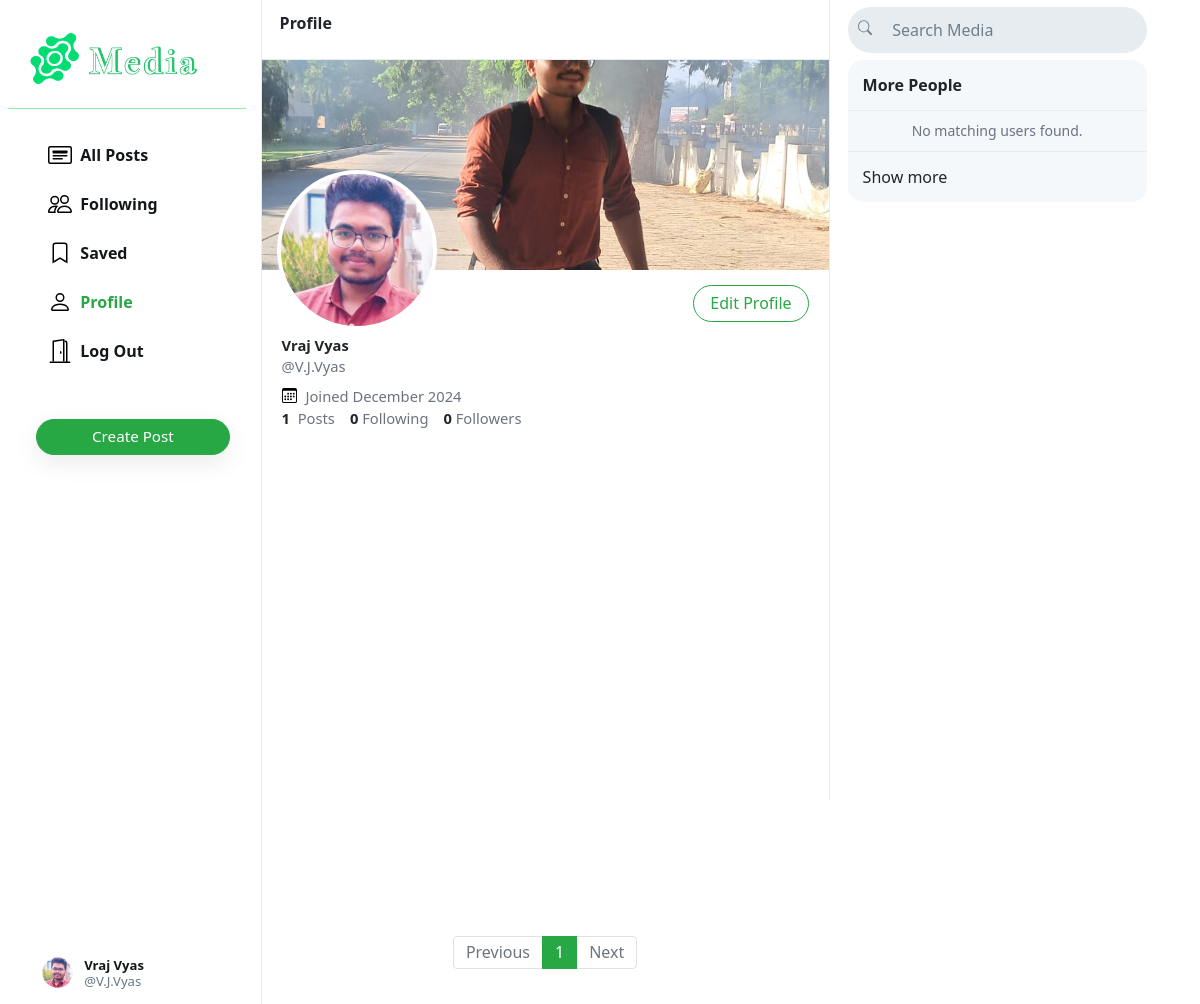
Before: /V.J.Vyas (signed in) with the older database file.
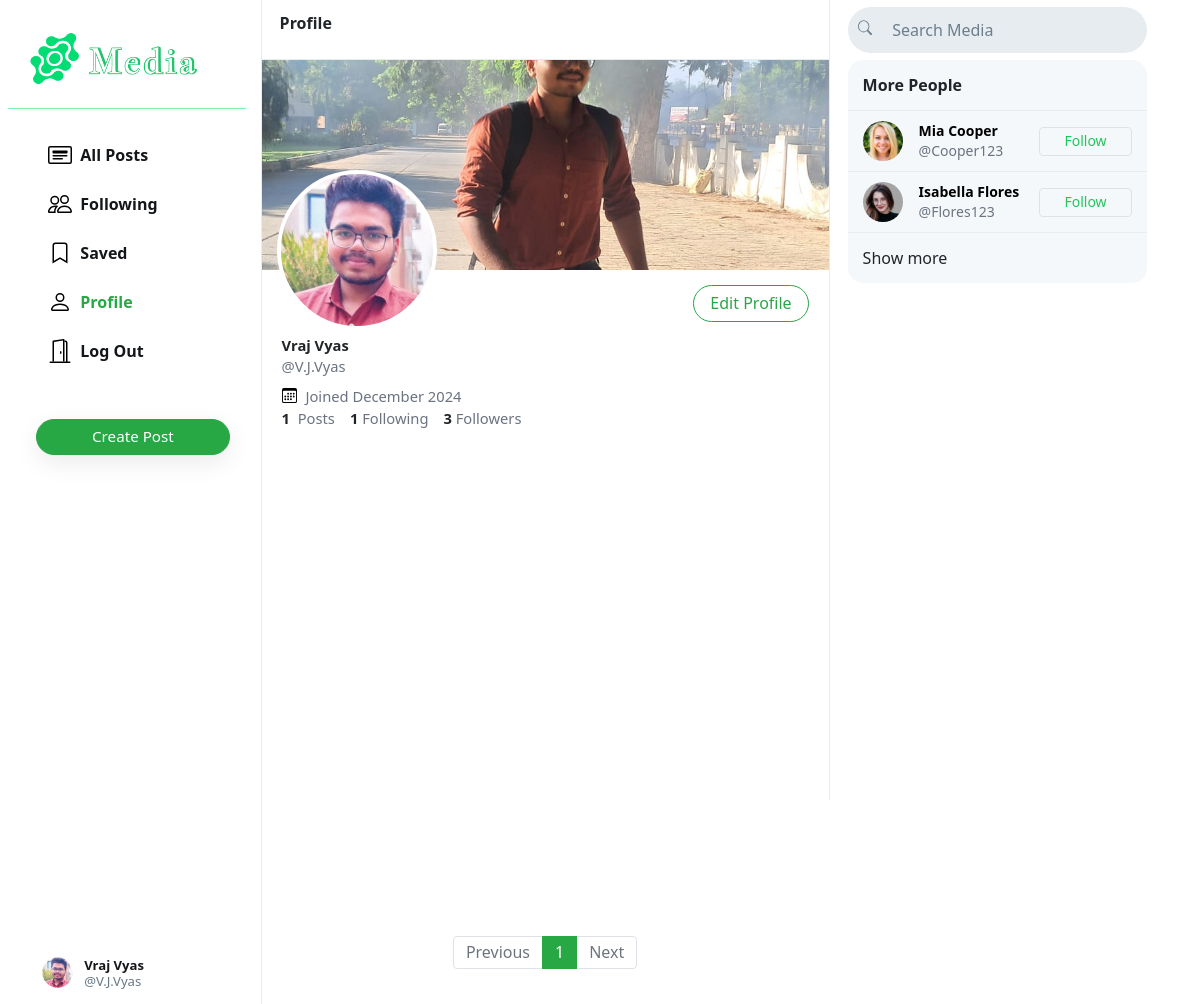
After: the same page with the newer database file.
### Media/models.py (models this page shows, shortened)
class User(AbstractUser):
    profile_pic = models.ImageField(upload_to='profile_pic/')
    bio = models.TextField(max_length=160, blank=True, null=True)
    cover = models.ImageField(upload_to='covers/', blank=True)
    groups = models.ManyToManyField(
        'auth.Group',
        related_name='media_user_set',  # Custom related_name for the reverse accessor
        blank=True
    )
    user_permissions = models.ManyToManyField(
        'auth.Permission',
        related_name='media_user_permissions',  # Custom related_name for the reverse accessor
        blank=True
    )

### Media/views.py (the view)
# urls.py: path("<str:username>", views.profile, name='profile'),
def profile(request, username):
    user = User.objects.get(username=username)
    all_posts = Post.objects.filter(creater=user).order_by('-date_created')
    paginator = Paginator(all_posts, 10)
    page_number = request.GET.get('page')
    if page_number == None:
        page_number = 1
    posts = paginator.get_page(page_number)
    followings = []
    suggestions = []
    follower = False
    if request.user.is_authenticated:
        followings = Follower.objects.filter(followers=request.user).values_list('user', flat=True)
        suggestions = User.objects.exclude(pk__in=followings).exclude(username=request.user.username).order_by("?")[:6]
        if request.user in Follower.objects.get(user=user).followers.all():
            follower = True
    follower_count = Follower.objects.get(user=user).followers.all().count()
    following_count = Follower.objects.filter(followers=user).count()
    return render(request, 'Media/profile.html', {
        "username": user,
        "posts": posts,
        "posts_count": all_posts.count(),
        "suggestions": suggestions,
        "page": "profile",
        "is_follower": follower,
        "follower_count": follower_count,
        "following_count": following_count
    })

### Media/templates/Media/profile.html (shortened to what this page needs)
{% extends 'Media/index.html' %}
{% load static %}
{% block profile %}
    <div class="profile-view" data-user="{{username.username}}">
        <div class="h-[210px] bg-cover bg-center bg-no-repeat bg-[#ccd6dd]" style="background-image: url(/Media/{{username.cover}})"></div>
        <div class="absolute w-[160px] h-[160px] left-[15px] top-[110px] rounded-full border-4 border-white bg-white bg-cover bg-center bg-no-repeat" style="background-image: url(/Media/{{username.profile_pic}})"></div>
        <div class="p-[15px_20px]">
            <div>
                {% if user.username == username.username %}
                    <button class="btn btn-outline-success float-right" id="edit-profile-btn">Edit Profile</button>
                {% elif is_follower %}
                    <button class="btn btn-success float-right" onclick="unfollow_user(this,'{{username.username}}','edit_page')" id="following-btn">Following</button>
                {% else %}
                    <button class="btn btn-outline-success float-right" onclick="follow_user(this,'{{username.username}}','edit_page')" id="follow-btn">Follow</button>
                {% endif %}
            </div>
            <div class="mt-[52px] text-[.92em]">
                <h5 class="font-bold mb-0">{{username.first_name}} {{username.last_name}}</h5>
                <div class="text-gray-500">@{{username.username}}</div>
                <div class="text-gray-500 flex justify-start items-center py-[8px_0px]">
                  <img src="{% static 'Media/images/calender.svg' %}" class="w-[15px] h-[15px] mr-[5px]">
                    &nbsp;Joined {{username.date_joined | date:"F Y"}}
                </div>
                <div>
                    <strong>
                        {{posts_count}}
                    </strong>
                    &nbsp;<span class="text-gray-500">Posts</span>
                    <a href="#">
                        <strong id="following__count">{{following_count | default:0}}</strong>&nbsp;<span class="text-gray-500">Following</span>
                    </a>
                    <a href="#">
                        <strong id="follower__count">{{follower_count | default:0}}</strong>&nbsp;<span class="text-gray-500">Followers</span>
                    </a>
                </div>
            </div>
        </div>
    </div>
{% endblock %}

### Media/templates/Media/layout.html (shortened to what the changed rows need)
{% load static %}
{% load static tailwind_tags %}
<!DOCTYPE html>
<html lang="en">
    <head>
        <link rel="stylesheet" href="https://stackpath.bootstrapcdn.com/bootstrap/4.4.1/css/bootstrap.min.css">
        <link href="{% static 'Media/styles.css' %}" rel="stylesheet">
        {% tailwind_css %}
    </head>
    <body>
        <div class="body" data-page="{{page}}">
            {% block body %}
            {% endblock %}
            <div class="right-div">
                <div class="h-[92.5vh] overflow-auto px-[1.5vw]">
                    {% if user.is_authenticated %}
                    <div class="rounded-[15px] overflow-hidden bg-[#f5f8fa]">
                        <div class="px-[15px] py-[13px] font-extrabold border-b-[0.5px] border-[#e6ecf0]">
                            {% if query %} Search Result {% else %} More People {% endif %}
                        </div>
                        {% if suggestions %}
                            {% for suggestion in suggestions %}
                            <div class="flex items-center px-[15px] py-[10px] text-sm border-b-[0.5px] border-[#e6ecf0] hover:bg-[#edf0f4] cursor-pointer transition duration-200">
                                <div>
                                    <a href="{% url 'profile' suggestion.username %}">
                                        <div class="w-[40px] h-[40px] bg-center bg-cover rounded-full" style="background-image: url(/Media/{{ suggestion.profile_pic }})"></div>
                                    </a>
                                </div>
                                <div class="flex-1 ml-3">
                                    <a href="{% url 'profile' suggestion.username %}" class="text-black no-underline">
                                        <div class="font-bold hover:underline">{{ suggestion.first_name }} {{ suggestion.last_name }}</div>
                                        <div class="text-gray-500">@{{ suggestion.username }}</div>
                                    </a>
                                </div>
                                <div>
                                    <button class="px-4 py-[0.25em] border border-green-500 text-green-500 rounded hover:bg-green-500 hover:text-white transition" type="button" onclick="follow_user(this, '{{ suggestion.username }}', 'suggestion')">Follow</button>
                                </div>
                            </div>
                            {% endfor %}
                        {% else %}
                        <div class="text-center border-b-[0.5px] border-[#e6ecf0] px-[15px] py-[10px] text-gray-500 text-sm">
                            No matching users found.
                        </div>
                        {% endif %}
                        <div class="px-[15px] py-[13px]">
                            <a href="{% url 'index' %}?query=all" class="no-underline">Show more</a>
                        </div>
                    </div>
                {% endif %}
                </div>
            </div>
            </div>
    </body>
</html>

Changed rows visible on the page:
added User: profile_pic (picture), first_name "Mia", last_name "Cooper", username "Cooper123"
added User: profile_pic (picture), first_name "Isabella", last_name "Flores", username "Flores123"
Other visible differences:
{{ following_count | default:0 }}: "0" → "1"
{{ follower_count | default:0 }}: "0" → "3"
text no longer shown: "No matching users found."
